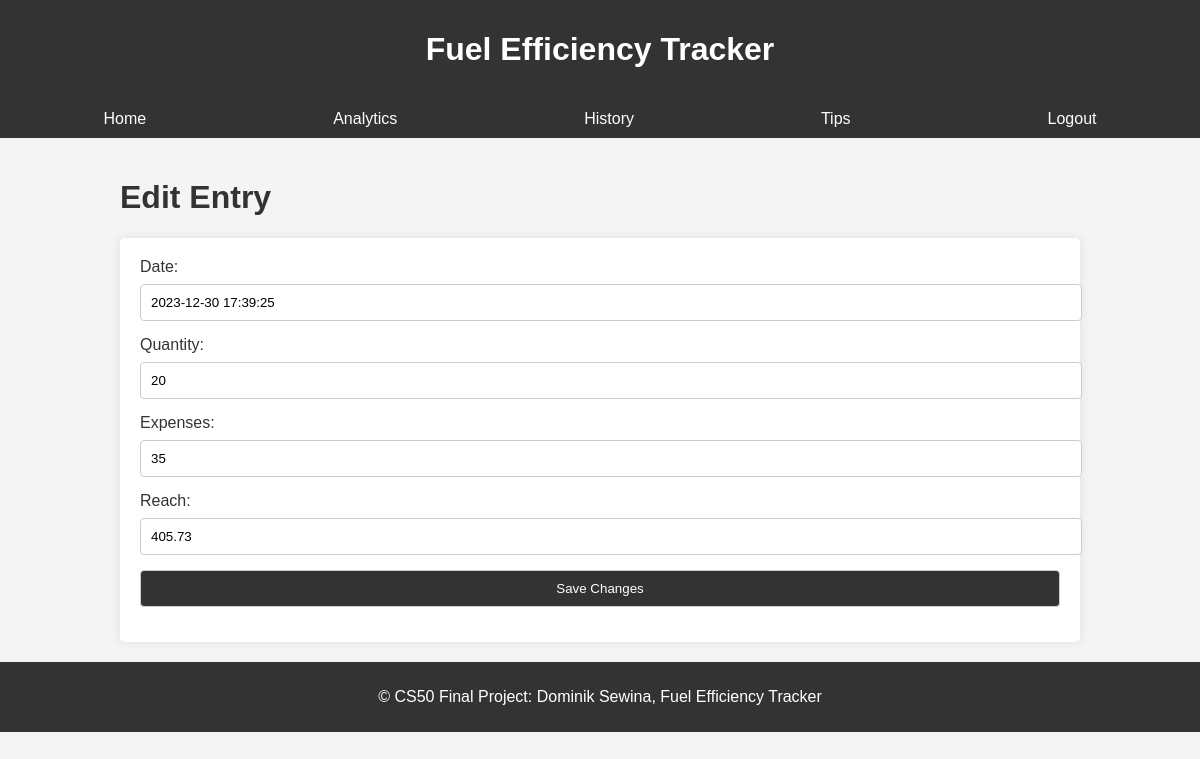
The page /edit/11 (signed in) on the database its author committed.
### tables this page shows
CREATE TABLE 'history' ('id' INTEGER PRIMARY KEY AUTOINCREMENT NOT NULL, 'userid' INTEGER, 'date' DATETIME, 'quantity' NUMERIC, 'expenses' NUMERIC, 'price' NUMERIC, 'reach' NUMERIC, 'consumption' NUMERIC);

### app.py (the view, shortened to what this page needs)
@app.route("/edit/<int:event_id>", methods=["GET", "POST"])
@login_required
def edit(event_id):
    event = db.execute("SELECT * FROM history WHERE id = ?", event_id)#.fetchone()
    print(event)
    return render_template("edit.html", event=event[0])

### app.py (called while the page is built)
@app.after_request
def after_request(response):
    response.headers["Cache-Control"] = "no-cache, no-store, must-revalidate"
    response.headers["Expires"] = 0
    response.headers["Pragma"] = "no-cache"
    return response

### functions.py (called while the page is built)
def login_required(f):
    @wraps(f)
    def decorated_function(*args, **kwargs):
        if session.get("user_id") is None:
            return redirect("/login")
        return f(*args, **kwargs)
    return decorated_function

### templates/edit.html (shortened to what this page needs)
{% extends "layout.html" %}
{% block content %}
    <h1>Edit Entry</h1>
    <form method="post">
        <label for="new_date">Date:</label>
        <input type="text" id="new_date" name="new_date" value="{{ event.date }}" required>
        <label for="new_quantity">Quantity:</label>
        <input type="number" id="new_quantity" name="new_quantity" value="{{ event.quantity }}" required>
        <label for="new_expenses">Expenses:</label>
        <input type="number" id="new_expenses" name="new_expenses" value="{{ event.expenses }}" required>
        <label for="new_reach">Reach:</label>
        <input type="number" id="new_reach" name="new_reach" value="{{ event.reach }}" required>
        <button type="submit">Save Changes</button>
    </form>
{% endblock %}

### static/styles.css (style rules this page uses)
body { font-family: 'Arial', sans-serif; background-color: #f4f4f4; color: #333; margin: 0; padding: 0; }
form { background-color: #fff; padding: 20px; border-radius: 5px; box-shadow: 0 0 10px rgba(0, 0, 0, 0.1); }
label { display: block; margin-bottom: 8px; }
input, button { width: 100%; padding: 10px; margin-bottom: 15px; border: 1px solid #ccc; border-radius: 4px; }
button { background-color: #333; color: #fff; cursor: pointer; }

### rows shown on the page
history: new_date "2023-12-30 17:39:25", new_quantity "20", new_expenses "35", new_reach "405.73"
